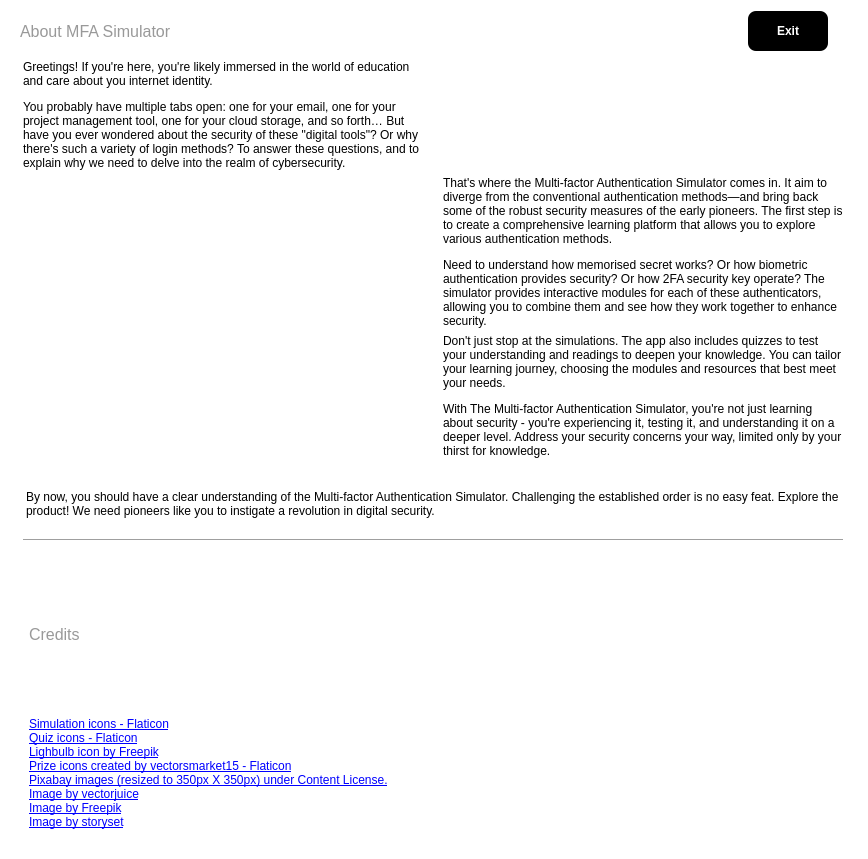
<?xml version="1.0" encoding="UTF-8"?>
<ui version="4.0">
 <class>Form</class>
 <widget class="QWidget" name="Form">
  <property name="geometry">
   <rect>
    <x>0</x>
    <y>0</y>
    <width>868</width>
    <height>859</height>
   </rect>
  </property>
  <property name="windowTitle">
   <string>Form</string>
  </property>
  <property name="styleSheet">
   <string notr="true">#Form {
	background-color: #fff;
}

#title, #credit_label {
	color: #999999;
	font-size: 12pt;
}

#about_content {
	background-color: #fff;
}

#exit_about {
	border: none;
	border-radius: 8%;
	width: 80px;
	height: 40px;
	background-color: #000;
	color: #fff;
	font-weight: bold;
}

#exit_about:hover {
	color: #000;
	border: 1px solid #000;
	background: transparent;
}

#final_line {
	margin-bottom: 15px;
}</string>
  </property>
  <layout class="QVBoxLayout" name="verticalLayout">
   <property name="spacing">
    <number>0</number>
   </property>
   <property name="leftMargin">
    <number>0</number>
   </property>
   <property name="topMargin">
    <number>11</number>
   </property>
   <property name="rightMargin">
    <number>0</number>
   </property>
   <property name="bottomMargin">
    <number>11</number>
   </property>
   <item>
    <layout class="QHBoxLayout" name="horizontalLayout">
     <property name="leftMargin">
      <number>20</number>
     </property>
     <property name="rightMargin">
      <number>40</number>
     </property>
     <item>
      <widget class="QLabel" name="title">
       <property name="text">
        <string>About MFA Simulator</string>
       </property>
      </widget>
     </item>
     <item alignment="Qt::AlignRight">
      <widget class="QPushButton" name="exit_about">
       <property name="text">
        <string>Exit</string>
       </property>
      </widget>
     </item>
    </layout>
   </item>
   <item>
    <widget class="QScrollArea" name="scrollArea">
     <property name="frameShape">
      <enum>QFrame::NoFrame</enum>
     </property>
     <property name="widgetResizable">
      <bool>true</bool>
     </property>
     <widget class="QWidget" name="about_content">
      <property name="geometry">
       <rect>
        <x>0</x>
        <y>-379</y>
        <width>847</width>
        <height>1174</height>
       </rect>
      </property>
      <layout class="QVBoxLayout" name="verticalLayout_2">
       <item>
        <layout class="QGridLayout" name="gridLayout">
         <item row="1" column="0">
          <widget class="QLabel" name="label_3">
           <property name="maximumSize">
            <size>
             <width>400</width>
             <height>300</height>
            </size>
           </property>
           <property name="text">
            <string/>
           </property>
           <property name="pixmap">
            <pixmap>../resources/images/9712739_4140045.jpg</pixmap>
           </property>
           <property name="scaledContents">
            <bool>true</bool>
           </property>
          </widget>
         </item>
         <item row="1" column="1">
          <widget class="QLabel" name="label_5">
           <property name="text">
            <string>&lt;p&gt;That's where the Multi-factor Authentication Simulator comes in. It aim to diverge from the conventional authentication methods—and bring back some of the robust security measures of the early pioneers. The first step is to create a comprehensive learning platform that allows you to explore various authentication methods.&lt;p&gt;

&lt;p&gt;Need to understand how memorised secret works? Or how biometric authentication provides security? Or how 2FA security key operate? The simulator provides interactive modules for each of these authenticators, allowing you to combine them and see how they work together to enhance security.&lt;/p&gt;</string>
           </property>
           <property name="wordWrap">
            <bool>true</bool>
           </property>
          </widget>
         </item>
         <item row="2" column="0">
          <widget class="QLabel" name="label_4">
           <property name="maximumSize">
            <size>
             <width>400</width>
             <height>300</height>
            </size>
           </property>
           <property name="text">
            <string/>
           </property>
           <property name="pixmap">
            <pixmap>../resources/images/20943502.jpg</pixmap>
           </property>
           <property name="scaledContents">
            <bool>true</bool>
           </property>
          </widget>
         </item>
         <item row="0" column="1">
          <widget class="QLabel" name="label">
           <property name="maximumSize">
            <size>
             <width>400</width>
             <height>300</height>
            </size>
           </property>
           <property name="text">
            <string/>
           </property>
           <property name="pixmap">
            <pixmap>../resources/images/4799410.jpg</pixmap>
           </property>
           <property name="scaledContents">
            <bool>true</bool>
           </property>
          </widget>
         </item>
         <item row="0" column="0">
          <widget class="QLabel" name="label_2">
           <property name="text">
            <string>&lt;p&gt;Greetings! If you're here, you're likely immersed in the world of education and care about you internet identity.&lt;/p&gt;

&lt;p&gt;You probably have multiple tabs open: one for your email, one for your project management tool, one for your cloud storage, and so forth… But have you ever wondered about the security of these &quot;digital tools&quot;? Or why there's such a variety of login methods? To answer these questions, and to explain why we need to delve into the realm of cybersecurity.&lt;/p&gt;</string>
           </property>
           <property name="wordWrap">
            <bool>true</bool>
           </property>
          </widget>
         </item>
         <item row="2" column="1">
          <widget class="QLabel" name="label_6">
           <property name="text">
            <string>&lt;p&gt;Don't just stop at the simulations. The app also includes quizzes to test your understanding and readings to deepen your knowledge. You can tailor your learning journey, choosing the modules and resources that best meet your needs.&lt;/p&gt;

&lt;p&gt;With The Multi-factor Authentication Simulator, you're not just learning about security - you're experiencing it, testing it, and understanding it on a deeper level. Address your security concerns your way, limited only by your thirst for knowledge.&lt;p&gt;</string>
           </property>
           <property name="wordWrap">
            <bool>true</bool>
           </property>
          </widget>
         </item>
         <item row="3" column="0" colspan="2">
          <widget class="QLabel" name="final_line">
           <property name="text">
            <string>By now, you should have a clear understanding of the Multi-factor Authentication Simulator. Challenging the established order is no easy feat. Explore the product! We need pioneers like you to instigate a revolution in digital security.</string>
           </property>
           <property name="wordWrap">
            <bool>true</bool>
           </property>
          </widget>
         </item>
         <item row="4" column="0" colspan="2">
          <widget class="Line" name="line">
           <property name="orientation">
            <enum>Qt::Horizontal</enum>
           </property>
          </widget>
         </item>
        </layout>
       </item>
       <item>
        <layout class="QVBoxLayout" name="verticalLayout_3">
         <property name="leftMargin">
          <number>20</number>
         </property>
         <property name="topMargin">
          <number>20</number>
         </property>
         <item>
          <widget class="QLabel" name="credit_label">
           <property name="text">
            <string>Credits</string>
           </property>
          </widget>
         </item>
         <item>
          <widget class="QLabel" name="label_7">
           <property name="text">
            <string>&lt;a href=&quot;https://www.flaticon.com/free-icons/simulation&quot; title=&quot;simulation icons&quot;&gt;Simulation icons - Flaticon&lt;/a&gt;
&lt;br&gt;
&lt;a href=&quot;https://www.flaticon.com/free-icons/quiz&quot; title=&quot;quiz icons&quot;&gt;Quiz icons - Flaticon&lt;/a&gt;
&lt;br&gt;
&lt;a href=&quot;https://www.freepik.com/icon/light-bulb_2987996#fromView=keyword&amp;term=Light+Bulb&amp;page=1&amp;position=7&amp;uuid=e342f6c8-f8e5-42e4-b435-0c2260614076&quot;&gt;Lighbulb icon by Freepik&lt;/a&gt;
&lt;br&gt;
&lt;a href=&quot;https://www.flaticon.com/free-icons/prize&quot; title=&quot;prize icons&quot;&gt;Prize icons created by vectorsmarket15 - Flaticon&lt;/a&gt;
&lt;br&gt;
&lt;a href=&quot;https://www.pixabay.com&quot; title=&quot;pixabay&quot;&gt;Pixabay images (resized to 350px X 350px) under Content License.&lt;/a&gt;
&lt;br&gt;
&lt;a href=&quot;https://www.freepik.com/free-vector/coding-website-development-technical-support-programming-engineering-coder-web-developer-computer-software-programmer-male-flat-character-concept-illustration_11667257.htm#query=software%20illustration&amp;position=3&amp;from_view=keyword&amp;track=ais&amp;uuid=d23ecae3-8db0-444a-b256-5e3b71623939&quot;&gt;Image by vectorjuice&lt;/a&gt;
&lt;br&gt;
&lt;a href=&quot;https://www.freepik.com/free-vector/isometric-cms-concept_11788713.htm#query=software%20illustration&amp;position=6&amp;from_view=keyword&amp;track=ais&amp;uuid=d23ecae3-8db0-444a-b256-5e3b71623939&quot;&gt;Image by Freepik&lt;/a&gt;
&lt;br&gt;
&lt;a href=&quot;https://www.freepik.com/free-vector/my-password-concept-illustration_9712739.htm#query=authentication%20illustration&amp;position=4&amp;from_view=search&amp;track=ais&amp;uuid=98563fdb-a58a-4cb4-a167-77d74d64bfba&quot;&gt;Image by storyset&lt;/a&gt;</string>
           </property>
           <property name="wordWrap">
            <bool>true</bool>
           </property>
          </widget>
         </item>
        </layout>
       </item>
      </layout>
     </widget>
    </widget>
   </item>
  </layout>
 </widget>
 <resources/>
 <connections/>
</ui>
